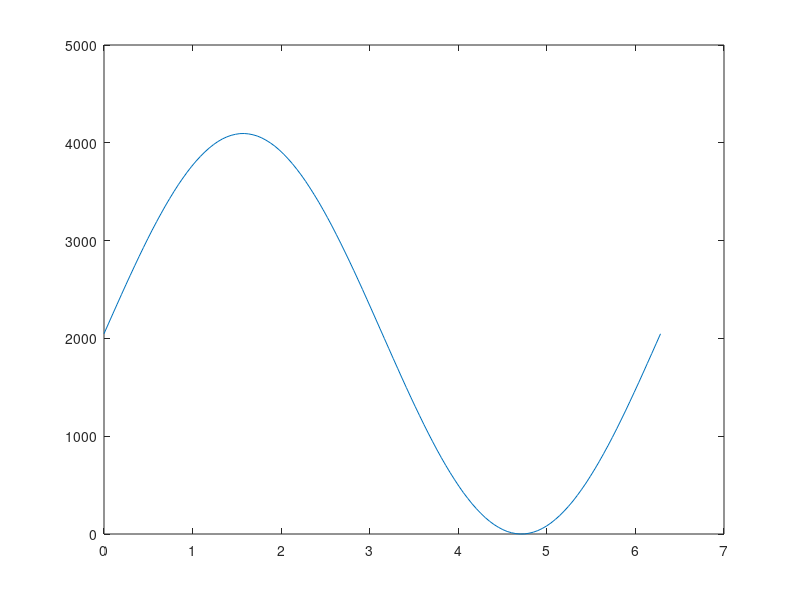

Source code (MATLAB): (Note: this script raises an error after producing the figure.)
clear all;
clc
close all;
 
Ns     = 128; 
RES    = 12;  
OFFSET = 0;    
T = 0:((2*pi/(Ns-1))):(2*pi);

 Y = sin(T);             % Sine wave

Y = Y + 1;    
Y = Y*((2^RES-1)-2*OFFSET)/(2+OFFSET);
Y = round(Y) ;                 

figure(1)
plot(T,Y)

crcGen = comm.CRCGenerator(...
    'Polynomial','X^16 + X^12 + X^5 + 1',...
    'InitialConditions',1,...
    'DirectMethod',true,...
    'FinalXOR',1);

bin = de2bi( Y );%here we are coverting deciaml data into binary data
bin=reshape(bin,[128*12,1]);
crcSeq = crcGen(bin);  %we are generating the crc sequence into the system

res=reshape(crcSeq(1:1536),[128,12]);
B = bi2de( res );
figure(2) % the binary converted sin wave
plot(T,B)

% with error

for i=1:size(crcSeq,1)
if(rand()<0.5)
    crcSeq(i)= xor(crcSeq(i),1);
end
end
res=reshape(crcSeq(1:1536),[128,12]);
bin = bi2de( res );
figure(3)% error introduced into the code.
plot(T,bin)